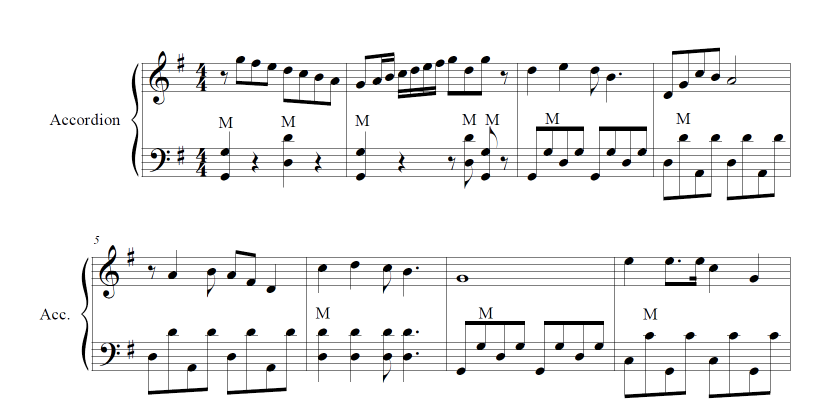
#> input picture image/DTEZXTBB1.PNG, 1669 x 835 px, found by its file name (shown at 1/2 size); its folder holds only this picture in this run
$ python sheet_music_detailed.py
#> lines starting #> are read from the running program, lines starting #| are printed output that depends on the picture; after the words box and inside, x2 and y2 are one past the last pixel; in counts of white or black regions, pixels touching at a corner belong together
# -*- coding: utf-8 -*-
"""
Created on Jan 29 14:48:16 2019

@author: GS_qbr
"""

from PIL import Image
from PIL import ImageDraw
import cv2 as cv
import numpy as np
from sklearn.cluster import KMeans
import matplotlib.pyplot as plt
import os
import pandas as pd
import csv

# [11 lines left out: function Traversing_dir, not called in this run]

def Folder_check(folder_name):      #文件夹没有就新建，有就清空文件
    curPath=os.getcwd()
    targetPath=curPath+os.path.sep+folder_name
    if not os.path.exists(targetPath):
        os.makedirs(targetPath)
    else:
        Traversing_dir(folder_name)

def Overall_split(pic_name):
    '''
    funtion:    图片水平投影，对两行乐谱进行整体分割
                函数运行过程中，生成img_projection.png(水平投影的可视化)
                                   line_cut(i).png(最终分割的图片)
    parameters:
        img_twovalues: 二值化后的图像numpy矩阵
        cut_img: 最终实施切割的图像对象（Image类型）
    return:
        i+1 : 总共分割成几部分
    '''
    pic_path = 'image/'+pic_name+'.png'
    img_arr = cv.imread(pic_path,0)
    cut_img = Image.fromarray((255 - img_arr).astype("uint8"))

    # 1. 得到二值化后的图片
    threshold, img_twovalues = cv.threshold(img_arr, 0, 255, cv.THRESH_BINARY + cv.THRESH_OTSU)

    # 2. 图片水平投影，对两行乐谱进行整体分割
    img_projection = img_twovalues.copy()       # 实现数组的深copy
    (height,width)=img_projection.shape

    count = [0 for z in range(0, height)]

    for j in range(0,height):
        for i in range(0,width):
            if  img_projection[j,i]==0:
                count[j]+=1
    for j in range(0,height):
        for i in range(0,count[j]):
            img_projection[j,i]=0

    count_nonzero_index = np.array(count).nonzero()[0]  #建立高度投影有值的索引

    key_index = []
    for i in range(1, np.shape(count_nonzero_index)[0]):
        if(count_nonzero_index[i] != count_nonzero_index[i-1]+1):
            key_index.append(i)
            print(i, count_nonzero_index[i])
    if(len(key_index) == 0):    # 针对只有一行谱子的情况
        key_index.append(count_nonzero_index[0])

    index_continue = []         #得到一段一段连续有值的高度分割的索引
    for i in range(np.shape(key_index)[0]):
        if i == 0:
            tmp = (0, key_index[0]-1)
            index_continue.append(tmp)
        else:
            tmp = (key_index[i-1], key_index[i]-1)
            index_continue.append(tmp)
    tmp = (key_index[i], np.shape(count_nonzero_index)[0] - 1)
    index_continue.append(tmp)

    index_continue_delete = []
    height_min = int(height/8)
    for i in range(len(index_continue)):
        if count_nonzero_index[index_continue[i][1]] - count_nonzero_index[index_continue[i][0]] < height_min:
            index_continue_delete.append(i)
    count_delete = 0
    for i in range(len(index_continue_delete)):
        index_continue.remove(index_continue[index_continue_delete[i]-count_delete])    # 删的时候因为元素个数在减少，索引值也要跟着变
        count_delete = count_delete + 1

    img_split_array = []
    box_coordinate = []
    for i in range(len(index_continue)):
        box=(0,count_nonzero_index[index_continue[i][0]],width,count_nonzero_index[index_continue[i][1]])
        region=cut_img.crop(box) #此时，region是一个新的图像对象。
        region_arr = 255 - np.array(region)
        img_split_array.append(region_arr)
        region = Image.fromarray(region_arr.astype("uint8"))
        name = pic_name+"/line_cut"+str(i)+".png"
        region.save(name)
        #print('NO.{} section split complete'.format(i+1))
        box_coordinate.append(box)
        cv.line(img_arr, (0,count_nonzero_index[index_continue[i][0]]), (1669, count_nonzero_index[index_continue[i][0]]), (0,0,255), 1)
        cv.line(img_arr, (0,count_nonzero_index[index_continue[i][1]]), (1669, count_nonzero_index[index_continue[i][1]]), (0,0,255), 1)
    cv.imwrite(pic_name+'/img_split.png', img_arr)

    plt.imsave(pic_name+'/img_projection.png',img_projection)

    return i+1, box_coordinate

def Bar_line_cut(rootFolderName, pic_id):
    pic_path = rootFolderName+'/line_cut'+str(pic_id)+'.png'
    img_arr = cv.imread(pic_path,0)
    cut_img = Image.fromarray((255 - img_arr).astype("uint8"))

    # 1. 得到二值化后的图片
    threshold, img_twovalues = cv.threshold(img_arr, 0, 255, cv.THRESH_BINARY + cv.THRESH_OTSU)

    # 2. 图片水平投影
    img_projection = img_twovalues.copy()       # 实现数组的深copy
    (height,width)=img_projection.shape

    count = [0 for z in range(0, height)]

    for j in range(0,height):
        for i in range(0,width):
            if  img_projection[j,i]==0:
                count[j]+=1
    for j in range(0,height):
        for i in range(0,count[j]):
            img_projection[j,i]=0

    # [5 lines of commented-out code are left out]
    five_lines_index = np.array(count).argsort()[-10:][::-1]

    if(len(five_lines_index) != 10):
        print('There is sth. wrong with count array in voice_part_cut, please check!')
        return

    five_lines_begin = np.min(five_lines_index)  #五线谱开始的行
    five_lines_end = np.max(five_lines_index)    #五线谱结束的行
    height_five_lines = five_lines_end - five_lines_begin


    bar_line_index = []     #小节线所在位置
    for j in range(width):
        count_five_lines = 0
        for i in range(five_lines_begin, five_lines_end):
            if img_twovalues[i][j] == 0:
                count_five_lines = count_five_lines + 1
        if count_five_lines == height_five_lines:
            bar_line_index.append(j)


# [9 lines of commented-out code are left out]

    bar_id = 0
    box_coordinate = []
    for i in range(len(bar_line_index)-1):
        if bar_line_index[i+1] - bar_line_index[i] >= 15:
            box=(bar_line_index[i],0,bar_line_index[i+1],height)
            region=cut_img.crop(box) #此时，region是一个新的图像对象。
            region_arr = 255 - np.array(region)
            region = Image.fromarray(region_arr.astype("uint8"))
            name = rootFolderName+"/bar_cut_"+str(pic_id)+"_"+str(bar_id)+".png"
            region.save(name)
            #print('NO.{} bar split complete'.format( bar_id+1 ))
            bar_id = bar_id + 1
            box_coordinate.append(box)
    return bar_id, box_coordinate

def Voice_part_cut(rootFolderName, overrall_id, pic_id, height_total, width_total):
    pic_path = rootFolderName+'/bar_cut_'+str(overrall_id)+'_'+str(pic_id)+'.png'

    print(pic_path)

    img_arr = cv.imread(pic_path,0)
    cut_img = Image.fromarray((255 - img_arr).astype("uint8"))

    # 1. 得到二值化后的图片
    threshold, img_twovalues = cv.threshold(img_arr, 0, 255, cv.THRESH_BINARY + cv.THRESH_OTSU)

    # 2. 图片水平投影
    img_projection = img_twovalues.copy()       # 实现数组的深copy
    (height,width)=img_projection.shape

    count = [0 for z in range(0, height)]

    for j in range(0,height):
        for i in range(0,width):
            if  img_projection[j,i]==0:
                count[j]+=1
    for j in range(0,height):
        for i in range(0,count[j]):
            img_projection[j,i]=0

     # [5 lines of commented-out code are left out]
    five_lines_index = np.array(count).argsort()[-10:][::-1]
    five_lines_index = np.sort(five_lines_index)

    if(len(five_lines_index) != 10):
        print('There is sth. wrong with count array in voice_part_cut, please check!')
        return

    upper_section_last_line_index = five_lines_index[4]     # 对分割完的某一小节来说，一共分为两大行（左手、右手），先找到上半部分（右手）的五线谱的最后一条线

    for i in range(upper_section_last_line_index, len(count)):
        if count[i] == 0 or count[i] == 1:
            voice_part_cut_index = i
            break;

    box_coordinate = []
    difficulty_local = []
    difficulty_overall = []
    # 4. 找准位置后进行切割
    box=(0,0,width,voice_part_cut_index)
    region=cut_img.crop(box) #此时，region是一个新的图像对象。
    region_arr = 255 - np.array(region)
    region = Image.fromarray(region_arr.astype("uint8"))
    name = rootFolderName+"/result/voice_part_cut_"+str(overrall_id)+'_'+str(pic_id)+"_0.png"
    region.save(name)
    difficuly_upper = np.sum(((255 - np.array(region))/255).astype('int'))
    density_upper = round(difficuly_upper / (height * width), 4)
    density_upper_overall = round(difficuly_upper / (height_total * width_total), 4)
    #print('The upper voice part split complete, difficulty:{:.4}%, difficulty_overall:{:.4}%'.format( density_upper * 100 , density_upper_overall * 100))

    box_coordinate.append(box)
    difficulty_local.append(density_upper)
    difficulty_overall.append(density_upper_overall)

    box=(0,voice_part_cut_index,width,len(count))
    region=cut_img.crop(box) #此时，region是一个新的图像对象。
    region_arr = 255 - np.array(region)
    region = Image.fromarray(region_arr.astype("uint8"))
    name = rootFolderName+"/result/voice_part_cut_"+str(overrall_id)+'_'+str(pic_id)+"_1.png"
    region.save(name)
    difficuly_lower = np.sum(((255 - np.array(region))/255).astype('int'))
    density_lower = round(difficuly_lower / (height * width), 3)
    density_lower_overall = round(difficuly_lower / (height_total * width_total), 4)
    #print('The lower voice part split complete, difficulty:{:.4}%, difficulty_overall:{:.4}%'.format( density_lower * 100 , density_lower_overall * 100))

    box_coordinate.append(box)
    difficulty_local.append(density_lower)
    difficulty_overall.append(density_lower_overall)

    return box_coordinate, difficulty_local, difficulty_overall


def Cut_into_voive_part(pic_name):
    Folder_check(pic_name)
    Folder_check(pic_name+'/result')
    overall_num, overall_coordinate = Overall_split(pic_name)   # 返回有多少图片要放入bar切割
#> in Overall_split, `threshold, img_twovalues = cv.threshold(img_arr, 0, 255, cv.THRESH_BIN..`: threshold = 130
#> after the loop in Overall_split, `for j in range(0,height):`:
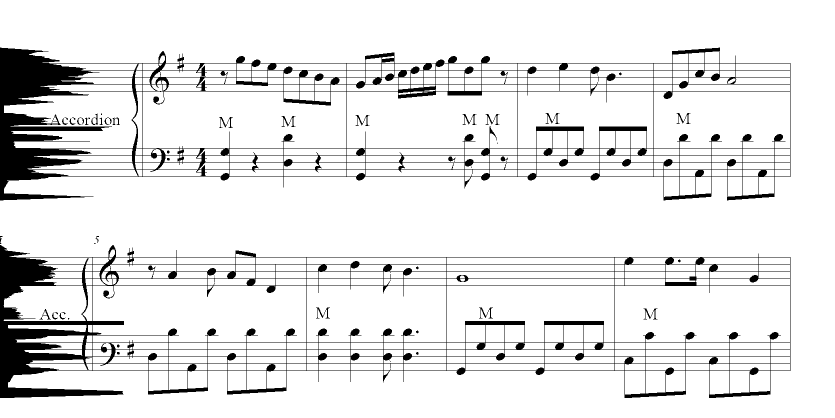
#> img_projection: shape (835, 1669) (shown at 1/2 size); 90.6% white; 60 black regions (21 under 20 px), largest, box (x1, y1, x2, y2) and area: (0, 95, 1581, 401) 68060, (0, 490, 1581, 796) 60436, (1091, 226, 1119, 248) 167
#> after the loop in Overall_split, `for i in range(len(index_continue)):`:
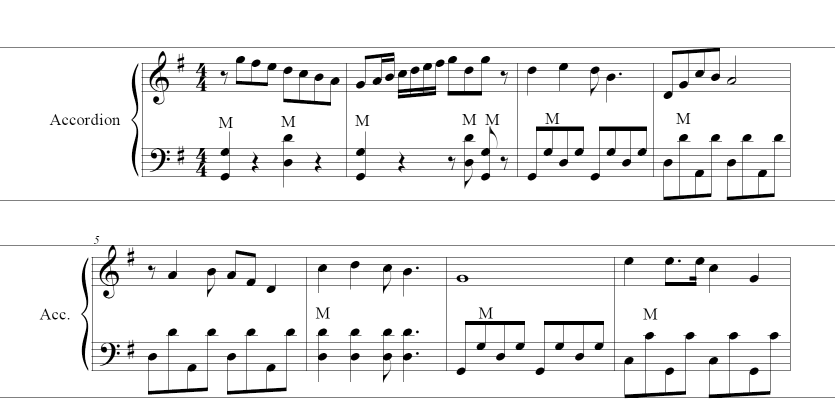
#> img_arr: shape (835, 1669) (shown at 1/2 size); min 0, max 255, mean 239.6
#> after the loop in Overall_split, `for i in range(len(index_continue)):`: box_coordinate = [(0, 95, 1669, 400), (0, 490, 1669, 795)]; img_split_array = 2 items
#> in Overall_split, `plt.imsave(pic_name+'/img_projection.png',img_projection)`:
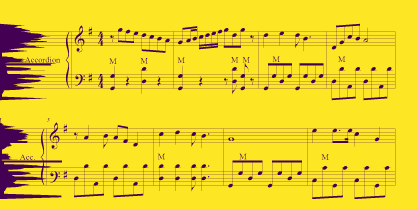
#> saved as img_projection.png: shape (835, 1669, 3) (shown at 1/4 size); mean R, G, B 235.5, 209.3, 40.5
#> overall_num = 2; overall_coordinate = [(0, 95, 1669, 400), (0, 490, 1669, 795)]

    (height, width) = cv.imread('image/'+pic_name+'.png',0).shape
#> height = 835; width = 1669

    # 头数据
    fileHeader = ["overall_id","bar_id","part_id","x_left","y_left","x_right","y_right", "difficulty_local", "difficulty_overall"]
    # 写入数据
    csvFile = open(pic_name+'/result/coordinate_info.csv', "w")
    writer = csv.writer(csvFile)
    writer.writerow(fileHeader)

    for overall_id in range(overall_num):
        bar_num, bar_coordinate = Bar_line_cut(pic_name, overall_id)
#> in Bar_line_cut, `threshold, img_twovalues = cv.threshold(img_arr, 0, 255, cv.THRESH_BIN..`: threshold = 130
#> after the loop in Bar_line_cut, `for j in range(0,height):`:
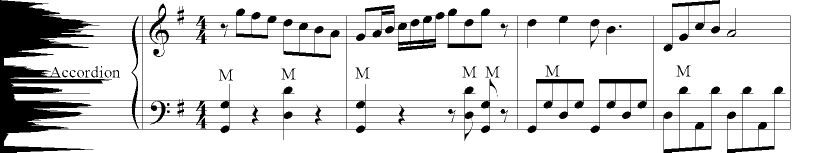
#> img_projection: shape (305, 1669) (shown at 1/2 size); 86.2% white; 36 black regions (13 under 20 px), largest, box (x1, y1, x2, y2) and area: (0, 0, 1581, 305) 68046, (1091, 131, 1119, 153) 167, (1353, 131, 1381, 153) 167
#> after the loop in Bar_line_cut, `for i in range(len(bar_line_index)-1):`:
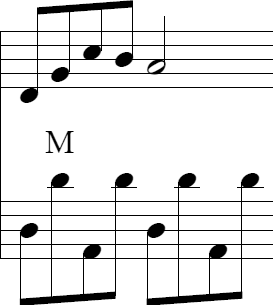
#> region: PIL image 273x305 L; min 0, max 255, mean 229
#> after the loop in Bar_line_cut, `for i in range(len(bar_line_index)-1):`: bar_id = 4; box_coordinate = [(284, 0, 692, 305), (692, 0, 1034, 305), (1034, 0, 1307, 305), (1307, 0, 1580, 305)]
#> bar_num = 4; bar_coordinate has the same summary as box_coordinate in Bar_line_cut
        for bar_id in range(bar_num):
            part_coordinate, difficulty_local, difficulty_overall = Voice_part_cut(pic_name, overall_id, bar_id, height, width)
#| DTEZXTBB1/bar_cut_0_0.png
#> in Voice_part_cut, `threshold, img_twovalues = cv.threshold(img_arr, 0, 255, cv.THRESH_BIN..`: threshold = 131
#> after the loop in Voice_part_cut, `for j in range(0,height):`:
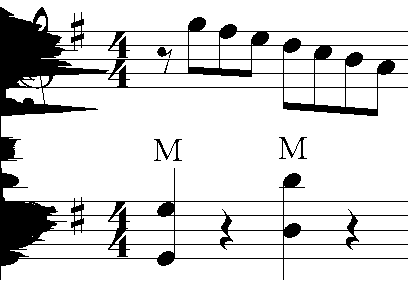
#> img_projection: shape (305, 408); 86% white; 4 black regions, box (x1, y1, x2, y2) and area: (0, 7, 408, 280) 17037, (279, 137, 307, 159) 167, (154, 139, 182, 161) 167, (157, 47, 172, 58) 85
#> in Voice_part_cut, `difficuly_upper = np.sum(((255 - np.array(region))/255).astype('int'))`: difficuly_upper = 5654
#> in Voice_part_cut, `density_upper = round(difficuly_upper / (height * width), 4)`: density_upper = 0.0454
#> in Voice_part_cut, `density_upper_overall = round(difficuly_upper / (height_total * width_..`: density_upper_overall = 0.0041
#> in Voice_part_cut, `region_arr = 255 - np.array(region)`:
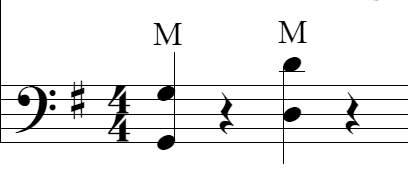
#> region_arr: shape (189, 408); min 0, max 255, mean 238.6
#> in Voice_part_cut, `difficuly_lower = np.sum(((255 - np.array(region))/255).astype('int'))`: difficuly_lower = 4225
#> in Voice_part_cut, `density_lower = round(difficuly_lower / (height * width), 3)`: density_lower = 0.034
#> in Voice_part_cut, `density_lower_overall = round(difficuly_lower / (height_total * width_..`: density_lower_overall = 0.003
#> part_coordinate = [(0, 0, 408, 116), (0, 116, 408, 305)]; difficulty_local = [0.0454, 0.034]; difficulty_overall = [0.0041, 0.003]
            # 相较于整张图片，part切割时的坐标起点
            x_absolute = overall_coordinate[overall_id][0] + bar_coordinate[bar_id][0]
#> x_absolute = 284
            y_absolute = overall_coordinate[overall_id][1] + bar_coordinate[bar_id][1]
#> y_absolute = 95
            # (x1,y1),(x2,y2)代表高声部的左上和右下关键点
            x1 = x_absolute + part_coordinate[0][0]
#> x1 = 284
            y1 = y_absolute + part_coordinate[0][1]
#> y1 = 95

            x2 = x_absolute + part_coordinate[0][2]
#> x2 = 692
            y2 = y_absolute + part_coordinate[0][3]
#> y2 = 211
            # (x3,y3),(x4,y4)代表低声部的左上和右下关键点
            x3 = x_absolute + part_coordinate[1][0]
#> x3 = 284
            y3 = y_absolute + part_coordinate[1][1]
#> y3 = 211

            x4 = x_absolute + part_coordinate[1][2]
#> x4 = 692
            y4 = y_absolute + part_coordinate[1][3]
#> y4 = 400


            # 内容数据
            line1 = [overall_id, bar_id, '0', x1, y1, x2, y2, difficulty_local[0], difficulty_overall[0]]
#> line1 = [0, 0, '0', 284, 95, 692, 211, 0.0454, 0.0041]
            line2 = [overall_id, bar_id, '1', x3, y3, x4, y4, difficulty_local[1], difficulty_overall[1]]
#> line2 = [0, 0, '1', 284, 211, 692, 400, 0.034, 0.003]
            # 分批写入
            writer.writerows([line1, line2])
    csvFile.close()

    return overall_num, bar_num   #返回这两个值，后期代码遍历结果用

if __name__ == '__main__':
    #pic_name = ['EQYY1-3.png']
    pic_name = os.listdir('C:/Users/PKU/Desktop/eye_exp/image')
    for i in range(len(pic_name)):
        print('**********************'+pic_name[i]+'************************')
        pic_name[i] = pic_name[i][:-4]
        Cut_into_voive_part(pic_name[i])
